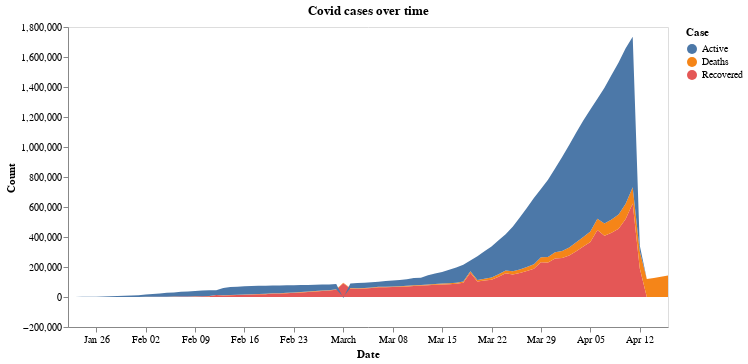

Write notebook code for a chart like this one.
### Markdown cell above
## Case Data over Time

We will use Altair to produce charts of the case data over time. Since we want to show by country, we will create a function in which we can pass the country as a parameter.

### Code cell
def cases_over_time(country=None, province=None):
    title='Covid cases over time'
    base_data = covid_full
    
    if province:
        base_data = base_data[base_data.Province==province]
        title = f'{title} {province}'
        
    if country:
        base_data = base_data[base_data.Country==country]
        title = f'{title} {country}'
        

        
    case_data = base_data.groupby('Date')['Recovered', 'Deaths', 'Active'] \
            .sum().reset_index().melt(id_vars="Date", value_vars=['Recovered', 'Deaths', 'Active'],
                     var_name='Case', value_name='Count')
    
    ## The chart
    chart = alt.Chart(case_data).mark_area().encode(
            x='Date:T',
            y='Count:Q',
            color='Case:N'
        ).properties(
            title=title,
            width=600
            ).configure_axis(
                grid=False
            )
    return chart

cases_over_time()

### Figure 1 — Vega-Lite specification as saved in the notebook (floating-point values rounded to 4 significant figures; data arrays with more than 128 entries replaced by an {"elided": "..."} marker saying what was removed)
{"config": {"view": {"continuousWidth": 400, "continuousHeight": 300}, "axis": {"grid": false}}, "data": {"name": "data-64525260e8561cabb44ea49660c05486"}, "mark": "area", "encoding": {"color": {"type": "nominal", "field": "Case"}, "x": {"type": "temporal", "field": "Date"}, "y": {"type": "quantitative", "field": "Count"}}, "title": "Covid cases over time", "width": 600, "$schema": "https://vega.github.io/schema/vega-lite/v4.8.1.json", "datasets": {"data-64525260e8561cabb44ea49660c05486": {"elided": "258 records"}}}
